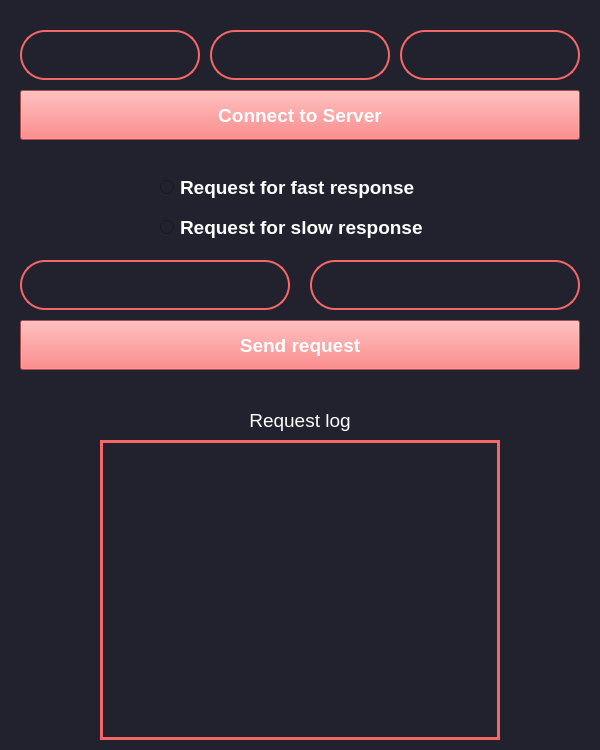
<?xml version="1.0" encoding="UTF-8"?>
<ui version="4.0">
 <class>MainWindow</class>
 <widget class="QMainWindow" name="MainWindow">
  <property name="geometry">
   <rect>
    <x>0</x>
    <y>0</y>
    <width>600</width>
    <height>750</height>
   </rect>
  </property>
  <property name="windowTitle">
   <string>Client</string>
  </property>
  <property name="styleSheet">
   <string notr="true">background-color: rgb(34, 34, 46);
</string>
  </property>
  <widget class="QWidget" name="centralwidget">
   <widget class="QLineEdit" name="IPEdit">
    <property name="geometry">
     <rect>
      <x>20</x>
      <y>30</y>
      <width>180</width>
      <height>50</height>
     </rect>
    </property>
    <property name="font">
     <font>
      <family>Arial</family>
      <pointsize>10</pointsize>
      <weight>75</weight>
      <bold>true</bold>
     </font>
    </property>
    <property name="styleSheet">
     <string notr="true">background-color: #22222e;
border: 2px solid #f66867;
border-radius: 25;
color: white</string>
    </property>
    <property name="alignment">
     <set>Qt::AlignCenter</set>
    </property>
   </widget>
   <widget class="QPushButton" name="ConnectToServerButton">
    <property name="geometry">
     <rect>
      <x>20</x>
      <y>90</y>
      <width>560</width>
      <height>50</height>
     </rect>
    </property>
    <property name="font">
     <font>
      <family>Arial</family>
      <pointsize>14</pointsize>
      <weight>75</weight>
      <italic>false</italic>
      <bold>true</bold>
     </font>
    </property>
    <property name="styleSheet">
     <string notr="true">background-color: #f66867;
color: white</string>
    </property>
    <property name="text">
     <string>Connect to Server</string>
    </property>
   </widget>
   <widget class="QLineEdit" name="PortEdit">
    <property name="geometry">
     <rect>
      <x>210</x>
      <y>30</y>
      <width>180</width>
      <height>50</height>
     </rect>
    </property>
    <property name="font">
     <font>
      <family>Arial</family>
      <pointsize>10</pointsize>
      <weight>75</weight>
      <bold>true</bold>
     </font>
    </property>
    <property name="styleSheet">
     <string notr="true">background-color: #22222e;
border: 2px solid #f66867;
border-radius: 25;
color: white</string>
    </property>
    <property name="alignment">
     <set>Qt::AlignCenter</set>
    </property>
    <property name="placeholderText">
     <string/>
    </property>
    <property name="cursorMoveStyle">
     <enum>Qt::VisualMoveStyle</enum>
    </property>
    <property name="clearButtonEnabled">
     <bool>false</bool>
    </property>
   </widget>
   <widget class="QLineEdit" name="ReconnectionEdit">
    <property name="geometry">
     <rect>
      <x>400</x>
      <y>30</y>
      <width>180</width>
      <height>50</height>
     </rect>
    </property>
    <property name="font">
     <font>
      <family>Arial</family>
      <pointsize>10</pointsize>
      <weight>75</weight>
      <bold>true</bold>
     </font>
    </property>
    <property name="styleSheet">
     <string notr="true">background-color: #22222e;
border: 2px solid #f66867;
border-radius: 25;
color: white</string>
    </property>
    <property name="alignment">
     <set>Qt::AlignCenter</set>
    </property>
   </widget>
   <widget class="QLineEdit" name="RequestTimeoutEdit">
    <property name="geometry">
     <rect>
      <x>20</x>
      <y>260</y>
      <width>270</width>
      <height>50</height>
     </rect>
    </property>
    <property name="font">
     <font>
      <family>Arial</family>
      <pointsize>10</pointsize>
      <weight>75</weight>
      <bold>true</bold>
     </font>
    </property>
    <property name="styleSheet">
     <string notr="true">background-color: #22222e;
border: 2px solid #f66867;
border-radius: 25;
color: white</string>
    </property>
    <property name="alignment">
     <set>Qt::AlignCenter</set>
    </property>
   </widget>
   <widget class="QLineEdit" name="TimeSleepEdit">
    <property name="enabled">
     <bool>false</bool>
    </property>
    <property name="geometry">
     <rect>
      <x>310</x>
      <y>260</y>
      <width>270</width>
      <height>50</height>
     </rect>
    </property>
    <property name="font">
     <font>
      <family>Arial</family>
      <pointsize>10</pointsize>
      <weight>75</weight>
      <bold>true</bold>
     </font>
    </property>
    <property name="styleSheet">
     <string notr="true">background-color: #22222e;
border: 2px solid #f66867;
border-radius: 25;
color: gray</string>
    </property>
    <property name="alignment">
     <set>Qt::AlignCenter</set>
    </property>
   </widget>
   <widget class="QPushButton" name="SendRequestButton">
    <property name="geometry">
     <rect>
      <x>20</x>
      <y>320</y>
      <width>560</width>
      <height>50</height>
     </rect>
    </property>
    <property name="font">
     <font>
      <family>Arial</family>
      <pointsize>14</pointsize>
      <weight>75</weight>
      <italic>false</italic>
      <bold>true</bold>
      <underline>false</underline>
      <strikeout>false</strikeout>
      <kerning>true</kerning>
     </font>
    </property>
    <property name="styleSheet">
     <string notr="true">background-color: #f66867;
color: white</string>
    </property>
    <property name="text">
     <string>Send request</string>
    </property>
   </widget>
   <widget class="QLabel" name="RequestLogLabel">
    <property name="geometry">
     <rect>
      <x>238</x>
      <y>405</y>
      <width>124</width>
      <height>30</height>
     </rect>
    </property>
    <property name="font">
     <font>
      <family>Arial</family>
      <pointsize>14</pointsize>
      <weight>50</weight>
      <bold>false</bold>
     </font>
    </property>
    <property name="styleSheet">
     <string notr="true">color: white</string>
    </property>
    <property name="text">
     <string>Request log</string>
    </property>
    <property name="alignment">
     <set>Qt::AlignCenter</set>
    </property>
   </widget>
   <widget class="QWidget" name="layoutWidget">
    <property name="geometry">
     <rect>
      <x>160</x>
      <y>170</y>
      <width>331</width>
      <height>76</height>
     </rect>
    </property>
    <layout class="QVBoxLayout" name="verticalLayout">
     <property name="spacing">
      <number>8</number>
     </property>
     <property name="leftMargin">
      <number>0</number>
     </property>
     <property name="rightMargin">
      <number>0</number>
     </property>
     <item>
      <widget class="QRadioButton" name="FastRequestRadioButton">
       <property name="font">
        <font>
         <family>Arial</family>
         <pointsize>14</pointsize>
         <weight>75</weight>
         <bold>true</bold>
         <strikeout>false</strikeout>
         <stylestrategy>PreferAntialias</stylestrategy>
         <kerning>true</kerning>
        </font>
       </property>
       <property name="styleSheet">
        <string notr="true">background-color: #22222e;
color: white;</string>
       </property>
       <property name="text">
        <string>Request for fast response</string>
       </property>
      </widget>
     </item>
     <item>
      <widget class="QRadioButton" name="SlowRequestRadioButton">
       <property name="font">
        <font>
         <family>Arial</family>
         <pointsize>14</pointsize>
         <weight>75</weight>
         <bold>true</bold>
         <strikeout>false</strikeout>
         <stylestrategy>PreferDefault</stylestrategy>
         <kerning>true</kerning>
        </font>
       </property>
       <property name="styleSheet">
        <string notr="true">background-color: #22222e;
color: white</string>
       </property>
       <property name="text">
        <string>Request for slow response</string>
       </property>
      </widget>
     </item>
    </layout>
   </widget>
   <widget class="QPlainTextEdit" name="plainTextEdit">
    <property name="geometry">
     <rect>
      <x>100</x>
      <y>440</y>
      <width>400</width>
      <height>300</height>
     </rect>
    </property>
    <property name="font">
     <font>
      <family>Arial</family>
      <pointsize>10</pointsize>
     </font>
    </property>
    <property name="styleSheet">
     <string notr="true">background-color: #22222e;
border: 3px solid #f66867;
color: white</string>
    </property>
   </widget>
  </widget>
 </widget>
 <resources/>
 <connections/>
</ui>
